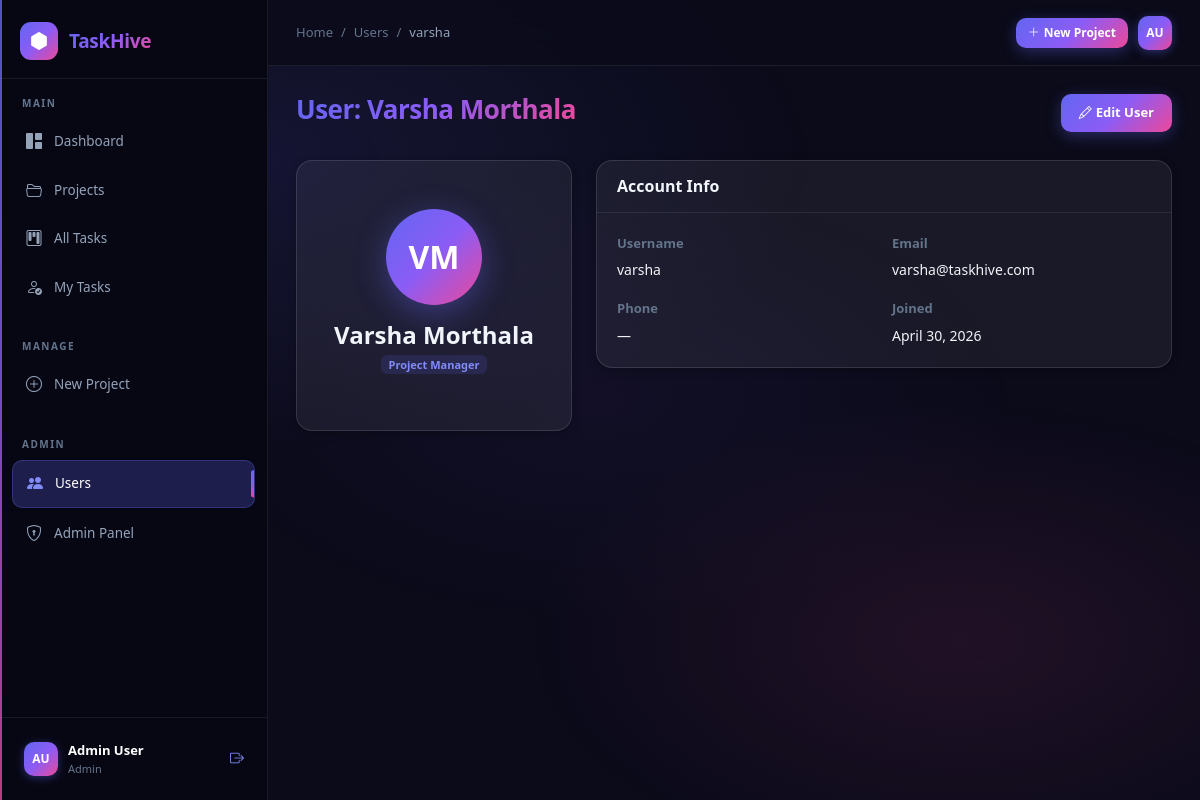
The page /users/manage/2/ (signed in) on the database its author committed.
### users/models.py (models this page shows, shortened)
class User(AbstractUser):
    ROLE_CHOICES = [
        ('admin', 'Admin'),
        ('manager', 'Project Manager'),
        ('member', 'Team Member'),
    ]
    role = models.CharField(max_length=20, choices=ROLE_CHOICES, default='member')
    avatar = models.ImageField(upload_to='avatars/', null=True, blank=True)
    bio = models.TextField(blank=True)
    phone = models.CharField(max_length=20, blank=True)
    created_at = models.DateTimeField(auto_now_add=True)
    updated_at = models.DateTimeField(auto_now=True)
    class Meta:
        verbose_name = 'User'
        verbose_name_plural = 'Users'
        ordering = ['-date_joined']
    @property
    def is_admin(self):
        return self.role == 'admin' or self.is_superuser
    @property
    def is_manager(self):
        return self.role in ('admin', 'manager') or self.is_superuser

### users/views.py (the view)
# urls.py: path('manage/<int:pk>/', views.user_detail_view, name='user_detail'),
@login_required
def user_detail_view(request, pk):
    if not request.user.is_admin:
        messages.error(request, 'Access denied.')
        return redirect('dashboard')
    profile_user = get_object_or_404(User, pk=pk)
    return render(request, 'users/user_detail.html', {'profile_user': profile_user})

### users/templates/users/user_detail.html (shortened to what this page needs)
{% extends 'base.html' %}
{% block breadcrumb %}
<li class="breadcrumb-item"><a href="{% url 'user_list' %}">Users</a></li>
<li class="breadcrumb-item active">{{ profile_user.username }}</li>
{% endblock %}
{% block content %}
<div class="page-header">
    <h1 class="page-title">User: {{ profile_user.get_full_name|default:profile_user.username }}</h1>
    <a href="{% url 'user_edit' profile_user.pk %}" class="btn btn-primary">
        <i class="bi bi-pencil me-1"></i>Edit User
    </a>
</div>
<div class="row g-4">
    <div class="col-lg-4">
        <div class="card text-center">
            <div class="card-body py-5">
                <div class="avatar-placeholder-lg mb-3">
                    {{ profile_user.first_name|first|upper }}{{ profile_user.last_name|first|upper }}
                </div>
                <h4 class="fw-bold mb-1">{{ profile_user.get_full_name|default:profile_user.username }}</h4>
                <span class="badge bg-primary-subtle text-primary mb-2">{{ profile_user.get_role_display }}</span>
            </div>
        </div>
    </div>
    <div class="col-lg-8">
        <div class="card">
            <div class="card-header"><h6 class="mb-0 fw-semibold">Account Info</h6></div>
            <div class="card-body">
                <div class="row g-3">
                    <div class="col-sm-6">
                        <label class="form-label text-muted small">Username</label>
                        <p class="fw-medium mb-0">{{ profile_user.username }}</p>
                    </div>
                    <div class="col-sm-6">
                        <label class="form-label text-muted small">Email</label>
                        <p class="fw-medium mb-0">{{ profile_user.email|default:"—" }}</p>
                    </div>
                    <div class="col-sm-6">
                        <label class="form-label text-muted small">Phone</label>
                        <p class="fw-medium mb-0">{{ profile_user.phone|default:"—" }}</p>
                    </div>
                    <div class="col-sm-6">
                        <label class="form-label text-muted small">Joined</label>
                        <p class="fw-medium mb-0">{{ profile_user.date_joined|date:"F j, Y" }}</p>
                    </div>
                </div>
            </div>
        </div>
    </div>
</div>
{% endblock %}

### templates/base.html (shortened to what this page needs)
<!DOCTYPE html>
<html lang="en" data-bs-theme="light">
<head>
    <link href="https://cdn.jsdelivr.net/npm/bootstrap@5.3.2/dist/css/bootstrap.min.css" rel="stylesheet">
    <link href="https://cdn.jsdelivr.net/npm/bootstrap-icons@1.11.3/font/bootstrap-icons.css" rel="stylesheet">
    {% load static %}
    <link href="{% static 'css/main.css' %}" rel="stylesheet">
</head>
<body>
{% if user.is_authenticated %}
<div class="sidebar" id="sidebar">
    <div class="sidebar-brand">
        <a href="{% url 'dashboard' %}" class="brand-link">
            <div class="brand-icon">
                <i class="bi bi-hexagon-fill"></i>
            </div>
            <span class="brand-text">TaskHive</span>
        </a>
    </div>
    <nav class="sidebar-nav">
        <div class="nav-section">
            <span class="nav-section-label">Main</span>
            <a href="{% url 'dashboard' %}" class="nav-item {% if request.resolver_match.url_name == 'dashboard' %}active{% endif %}">
                <i class="bi bi-grid-1x2-fill"></i><span>Dashboard</span>
            </a>
            <a href="{% url 'project_list' %}" class="nav-item {% if 'project' in request.resolver_match.url_name %}active{% endif %}">
                <i class="bi bi-folder2-open"></i><span>Projects</span>
            </a>
            <a href="{% url 'task_list' %}" class="nav-item {% if request.resolver_match.url_name == 'task_list' %}active{% endif %}">
                <i class="bi bi-kanban"></i><span>All Tasks</span>
            </a>
            <a href="{% url 'my_tasks' %}" class="nav-item {% if request.resolver_match.url_name == 'my_tasks' %}active{% endif %}">
                <i class="bi bi-person-check"></i><span>My Tasks</span>
            </a>
        </div>
        {% if user.is_manager %}
        <div class="nav-section">
            <span class="nav-section-label">Manage</span>
            <a href="{% url 'project_create' %}" class="nav-item">
                <i class="bi bi-plus-circle"></i><span>New Project</span>
            </a>
        </div>
        {% endif %}
        {% if user.is_admin %}
        <div class="nav-section">
            <span class="nav-section-label">Admin</span>
            <a href="{% url 'user_list' %}" class="nav-item {% if 'user' in request.resolver_match.url_name %}active{% endif %}">
                <i class="bi bi-people-fill"></i><span>Users</span>
            </a>
            <a href="/admin/" class="nav-item" target="_blank">
                <i class="bi bi-shield-lock"></i><span>Admin Panel</span>
            </a>
        </div>
        {% endif %}
    </nav>
    <div class="sidebar-footer">
        <a href="{% url 'profile' %}" class="user-widget">
            <div class="user-avatar">
                {% if user.avatar %}
                    <img src="{{ user.avatar.url }}" alt="{{ user.username }}">
                {% else %}
                    <span>{{ user.first_name|first|upper }}{{ user.last_name|first|upper }}</span>
                {% endif %}
            </div>
            <div class="user-info">
                <span class="user-name">{{ user.get_full_name|default:user.username }}</span>
                <span class="user-role">{{ user.get_role_display }}</span>
            </div>
        </a>
        <a href="{% url 'logout' %}" class="logout-btn" title="Logout">
            <i class="bi bi-box-arrow-right"></i>
        </a>
    </div>
</div>
<div class="main-wrapper">
    <header class="topbar">
        <div class="topbar-left">
            <nav aria-label="breadcrumb" class="d-none d-md-block">
                <ol class="breadcrumb mb-0">
                    <li class="breadcrumb-item"><a href="{% url 'dashboard' %}">Home</a></li>
                    {% block breadcrumb %}{% endblock %}
                </ol>
            </nav>
        </div>
        <div class="topbar-right">
            <div class="topbar-actions">
                {% if user.is_manager %}
                <a href="{% url 'project_create' %}" class="btn btn-primary btn-sm d-none d-md-inline-flex align-items-center gap-1">
                    <i class="bi bi-plus-lg"></i> New Project
                </a>
                {% endif %}
                <a href="{% url 'profile' %}" class="topbar-avatar" title="{{ user.username }}">
                    {% if user.avatar %}
                        <img src="{{ user.avatar.url }}" alt="{{ user.username }}">
                    {% else %}
                        <span>{{ user.first_name|first|upper }}{{ user.last_name|first|upper }}</span>
                    {% endif %}
                </a>
            </div>
        </div>
    </header>
    <main class="page-content">
        {% block content %}{% endblock %}
    </main>
</div>
{% endif %}
{% load static %}
</body>
</html>

### rows shown on the page
User: first_name|first "A", last_name|first "U", get_full_name "Admin User", role "Admin"
User: username "varsha", get_full_name "Varsha Morthala", first_name|first "V", last_name|first "M", role "Project Manager", email "varsha@taskhive.com", phone "—", date_joined "April 30, 2026"
